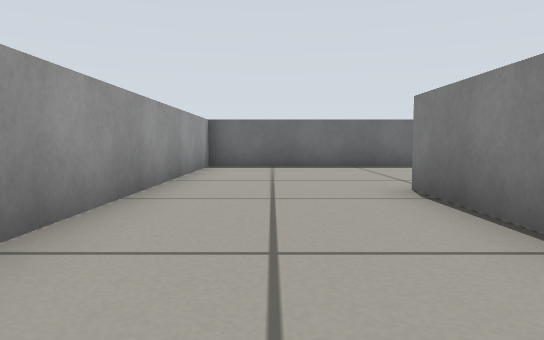
[1] (above)

20 first-person views from a walk through a world built for the Gazebo simulator. The camera is 0.29 m above the floor, tilts 4° down and sees 70° across. The floor is counted in squares, 0.5 m on a side. Each view is taken from the middle of a square. On the plan, view 1 faces up. The plan holds only what a view shows up to about 10 squares ahead; the rest is blank.

[2]
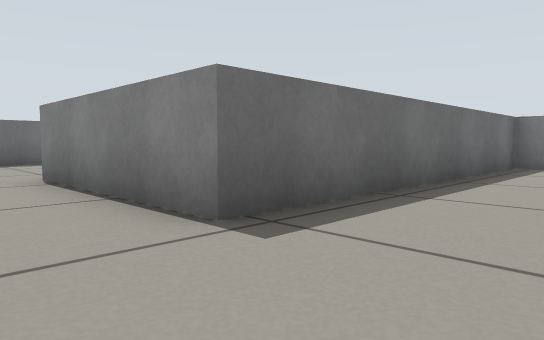

[3]
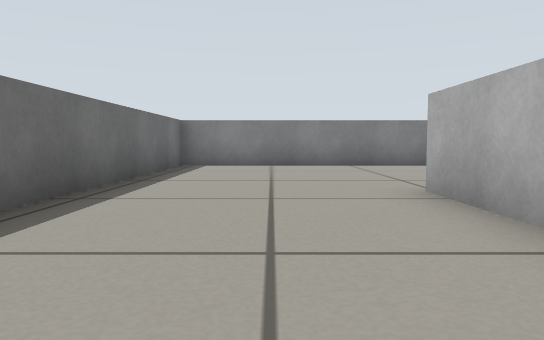

[4]
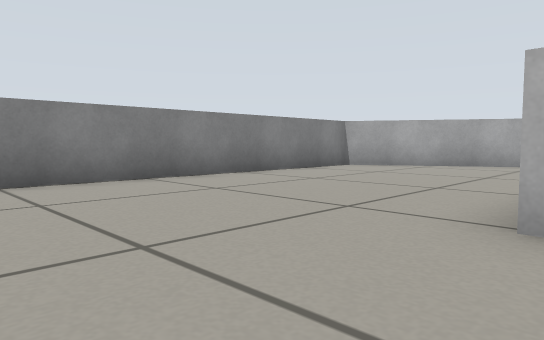

[5]
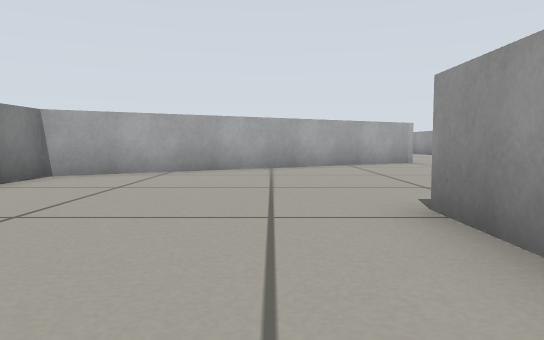

[6]
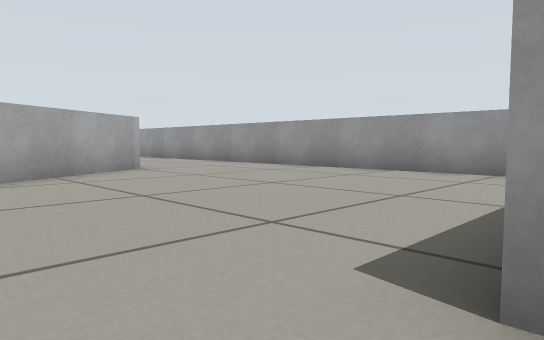

[7]
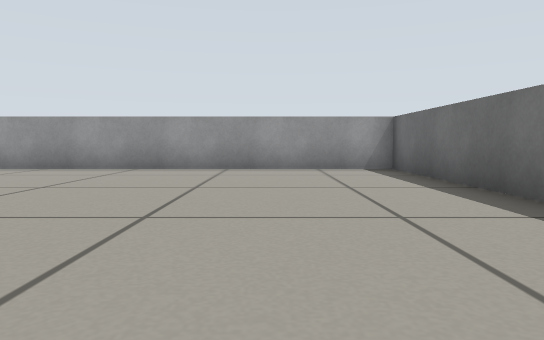

[8]
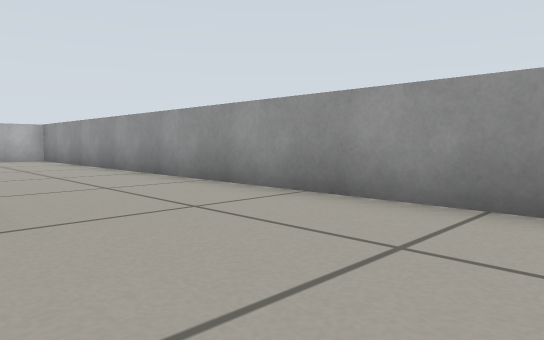

[9]
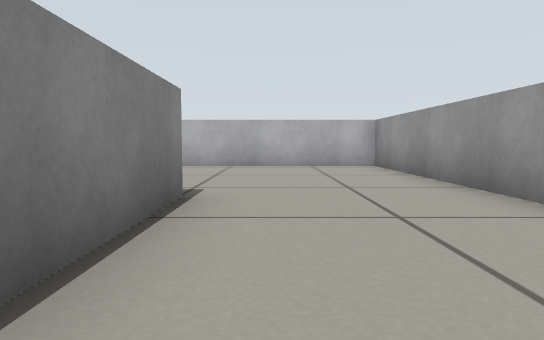

[10]
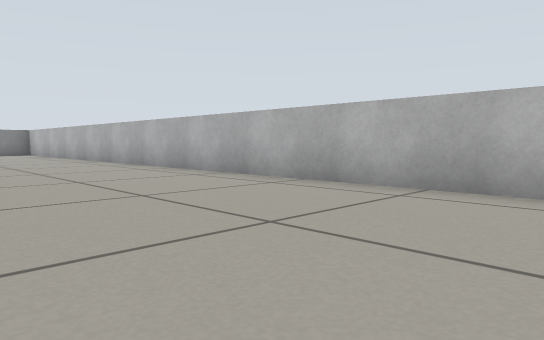

[11]
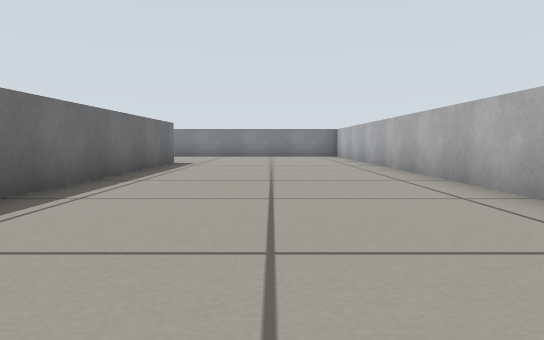

[12]
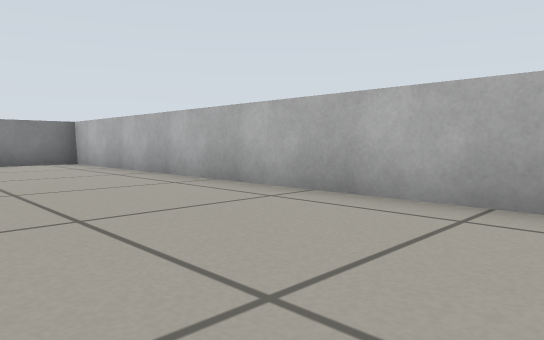

[13]
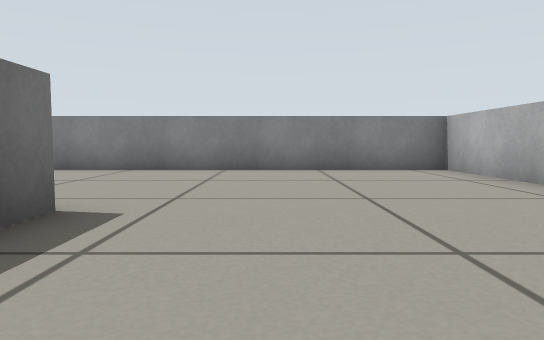

[14]
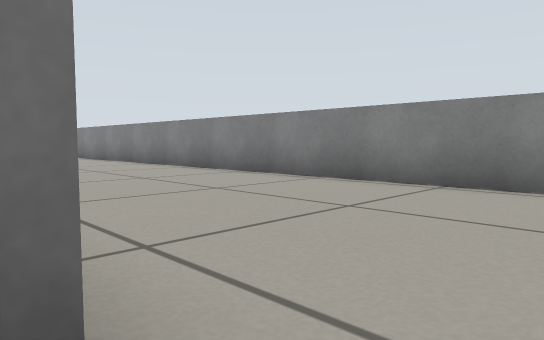

[15]
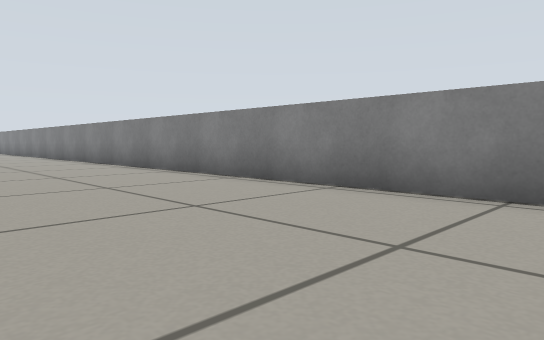

[16]
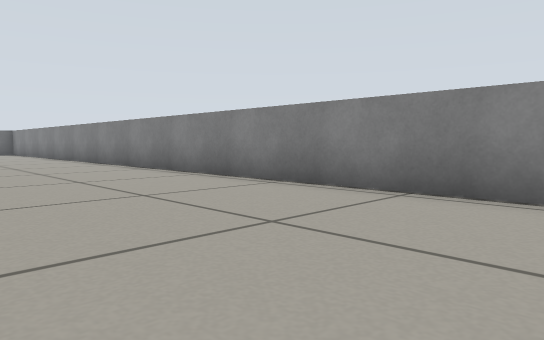

[17]
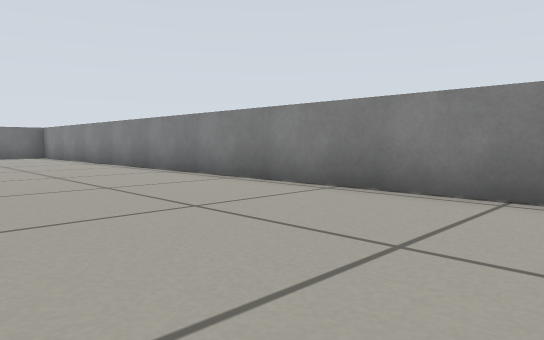

[18]
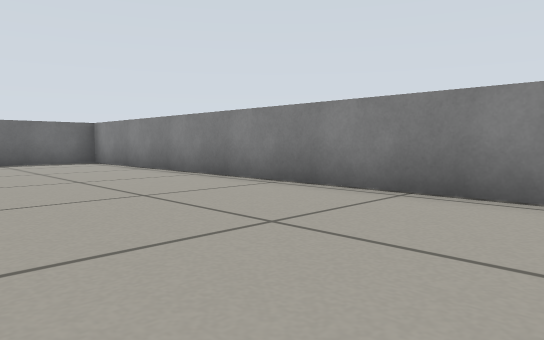

[19]
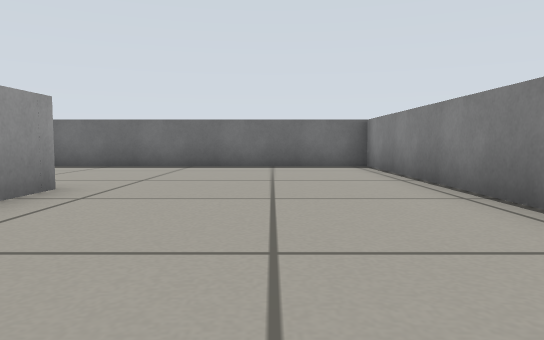

[20]
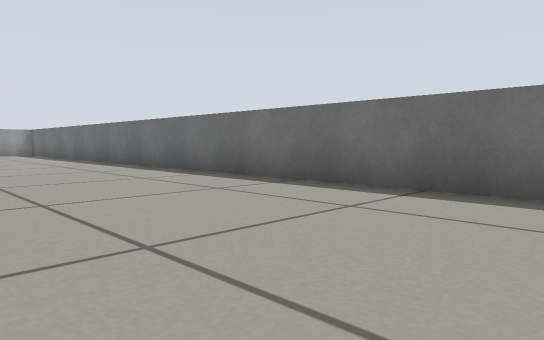

### Floor plan
Points are (right, up) in squares from view 1. A wall is a line through its corners. A room is listed if a view was taken in it or the views show most of it. See-through windows are left out.
Room 1 (views 1, 2, 3, 4, 5, 6, 7, 8, 9, 10, 11, 12, 13, 14, 15, 16, 17, 18, 19, 20)
walls: (4.6, -4.9) (4.6, -6.4); (3.2, -6.3) (-1.6, -6.3) (-1.6, -24.7) (20.4, -24.7) (20.4, 9.6) (8.4, 9.6); (2.5, -3.8) (4.6, -3.8); (1.9, -14.3) (9.9, -9.7) (9.9, 0.3) (1.7, 0.3) (1.7, 4.9); (15.4, -19.2) (7.9, -19.2); (2, -19.3) (2, -16.3); (15.3, 4.9) (15.3, 3.8); (3.5, 9.6) (-1.6, 9.6) (-1.6, 2.1)

Where each view was taken, in squares from view 1:
view 1: 0 up, 0 right, facing up
view 2: 2 down, 0 right, facing up-right
view 3: 2 down, 0 right, facing right
view 4: 1 down, 4 right, facing down-right
view 5: 3 down, 6 right, facing down
view 6: 6 down, 6 right, facing down-left
view 7: 9 down, 7 right, facing left
view 8: 11 down, 2 right, facing down-left
view 9: 15 down, 1 right, facing down
view 10: 20 down, 0 right, facing down-right
view 11: 22 down, 4 right, facing right
view 12: 21 down, 9 right, facing down-right
view 13: 21 down, 12 right, facing right
view 14: 20 down, 15 right, facing up-right
view 15: 17 down, 16 right, facing up-right
view 16: 12 down, 16 right, facing up-right
view 17: 7 down, 16 right, facing up-right
view 18: 2 down, 16 right, facing up-right
view 19: 0 up, 18 right, facing up
view 20: 5 up, 18 right, facing up-left
